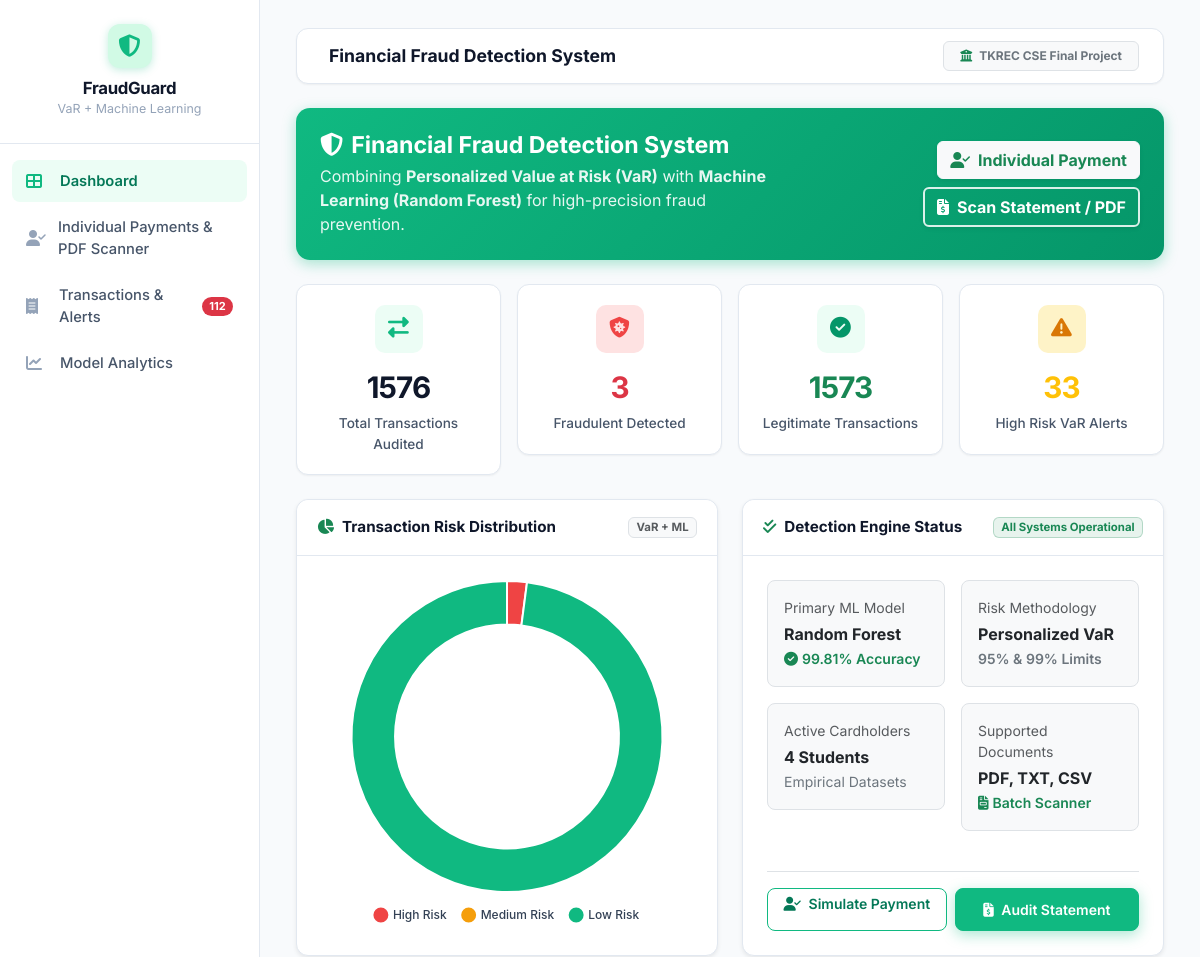
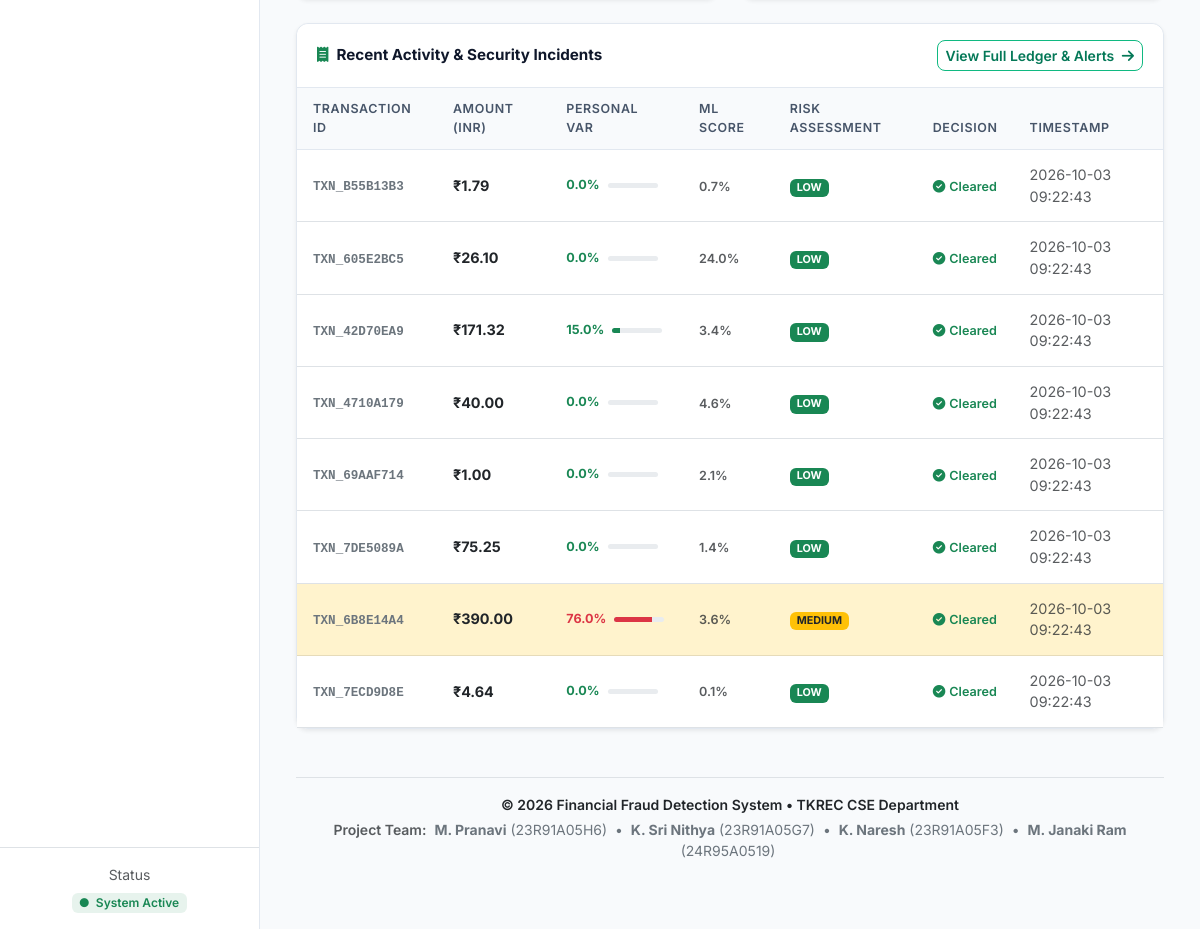
The page / on the database its author committed (2 pictures, top to bottom).
### tables this page shows
CREATE TABLE transactions (
            id INTEGER PRIMARY KEY AUTOINCREMENT,
            transaction_id TEXT UNIQUE,
            amount REAL,
            time_stamp TEXT,
            features TEXT,
            var_risk_score REAL,
            ml_prediction INTEGER,
            fraud_probability REAL,
            risk_level TEXT,
            created_at TIMESTAMP DEFAULT CURRENT_TIMESTAMP
        );

### app.py (the view)
@app.route('/')
def dashboard():
    try:
        with DBManager() as db:
            stats = db.get_dashboard_stats()
            recent_alerts = db.get_alerts(limit=5)
            recent_transactions = db.get_transactions(limit=10)
            customers = get_all_customers()
            return render_template('index.html',
                                   stats=stats,
                                   recent_alerts=recent_alerts,
                                   recent_transactions=recent_transactions,
                                   customers=customers)
    except Exception as e:
        flash(f"Error loading dashboard: {str(e)}", "error")
        return render_template('index.html',
                               stats={'total_transactions': 0, 'fraud_count': 0,
                                      'legitimate_count': 0, 'high_risk_count': 0,
                                      'recent_alerts_count': 0},
                               recent_alerts=[], recent_transactions=[],
                               customers=get_all_customers())

### templates/index.html
{% extends "base.html" %}
{% block content %}
<div class="hero-card p-4 mb-4">
    <div class="row align-items-center">
        <div class="col-lg-7">
            <h3 class="mb-1"><i class="fas fa-shield-alt me-2"></i>Financial Fraud Detection System</h3>
            <p class="mb-0">Combining <strong>Personalized Value at Risk (VaR)</strong> with <strong>Machine Learning (Random Forest)</strong> for high-precision fraud prevention.</p>
        </div>
        <div class="col-lg-5 text-lg-end mt-3 mt-lg-0 d-flex flex-wrap gap-2 justify-content-lg-end">
            <a href="{{ url_for('individual_payments') }}" class="btn btn-light text-success fw-bold shadow-sm">
                <i class="fas fa-user-check me-1"></i> Individual Payment
            </a>
            <a href="{{ url_for('scan_document') }}" class="btn btn-outline-light text-white fw-bold shadow-sm" style="border: 2px solid rgba(255,255,255,0.85);">
                <i class="fas fa-file-invoice-dollar me-1"></i> Scan Statement / PDF
            </a>
        </div>
    </div>
</div>
<div class="row g-3 mb-4">
    <div class="col-sm-6 col-xl-3">
        <div class="stat-card">
            <div class="stat-icon" style="background-color: #ecfdf5; color: #10b981;">
                <i class="fas fa-exchange-alt"></i>
            </div>
            <div class="stat-value">{{ stats.get('total_transactions', 0) }}</div>
            <div class="stat-label">Total Transactions Audited</div>
        </div>
    </div>
    <div class="col-sm-6 col-xl-3">
        <div class="stat-card">
            <div class="stat-icon" style="background-color: #fee2e2; color: #ef4444;">
                <i class="fas fa-shield-virus"></i>
            </div>
            <div class="stat-value text-danger">{{ stats.get('fraud_count', 0) }}</div>
            <div class="stat-label">Fraudulent Detected</div>
        </div>
    </div>
    <div class="col-sm-6 col-xl-3">
        <div class="stat-card">
            <div class="stat-icon" style="background-color: #ecfdf5; color: #059669;">
                <i class="fas fa-check-circle"></i>
            </div>
            <div class="stat-value text-success">{{ stats.get('legitimate_count', 0) }}</div>
            <div class="stat-label">Legitimate Transactions</div>
        </div>
    </div>
    <div class="col-sm-6 col-xl-3">
        <div class="stat-card">
            <div class="stat-icon" style="background-color: #fef3c7; color: #d97706;">
                <i class="fas fa-exclamation-triangle"></i>
            </div>
            <div class="stat-value text-warning">{{ stats.get('high_risk_count', 0) }}</div>
            <div class="stat-label">High Risk VaR Alerts</div>
        </div>
    </div>
</div>
<div class="row g-4 mb-4">
    <div class="col-lg-6">
        <div class="card h-100 shadow-sm">
            <div class="card-header bg-white d-flex justify-content-between align-items-center py-3">
                <span class="fw-bold"><i class="fas fa-chart-pie me-2 text-success"></i>Transaction Risk Distribution</span>
                <span class="badge bg-light text-muted border">VaR + ML</span>
            </div>
            <div class="card-body p-4" style="height: 280px; position: relative;">
                {% if stats.get('total_transactions', 0) > 0 %}
                <canvas id="riskDoughnut"></canvas>
                {% else %}
                <div class="d-flex align-items-center justify-content-center h-100 text-muted">
                    <p><i class="fas fa-info-circle me-1"></i> No transactions logged yet.</p>
                </div>
                {% endif %}
            </div>
        </div>
    </div>
    <div class="col-lg-6">
        <div class="card h-100 shadow-sm">
            <div class="card-header bg-white d-flex justify-content-between align-items-center py-3">
                <span class="fw-bold"><i class="fas fa-check-double text-success me-2"></i>Detection Engine Status</span>
                <span class="badge bg-success bg-opacity-10 text-success border border-success border-opacity-25">All Systems Operational</span>
            </div>
            <div class="card-body p-4 d-flex flex-column justify-content-between">
                <div class="row g-3">
                    <div class="col-6">
                        <div class="p-3 bg-light rounded-3 border">
                            <span class="text-muted small d-block mb-1">Primary ML Model</span>
                            <span class="fw-bold text-dark fs-6 d-block">Random Forest</span>
                            <small class="text-success fw-semibold"><i class="fas fa-check-circle me-1"></i>99.81% Accuracy</small>
                        </div>
                    </div>
                    <div class="col-6">
                        <div class="p-3 bg-light rounded-3 border">
                            <span class="text-muted small d-block mb-1">Risk Methodology</span>
                            <span class="fw-bold text-dark fs-6 d-block">Personalized VaR</span>
                            <small class="text-secondary fw-semibold">95% & 99% Limits</small>
                        </div>
                    </div>
                    <div class="col-6">
                        <div class="p-3 bg-light rounded-3 border">
                            <span class="text-muted small d-block mb-1">Active Cardholders</span>
                            <span class="fw-bold text-dark fs-6 d-block">4 Students</span>
                            <small class="text-secondary">Empirical Datasets</small>
                        </div>
                    </div>
                    <div class="col-6">
                        <div class="p-3 bg-light rounded-3 border">
                            <span class="text-muted small d-block mb-1">Supported Documents</span>
                            <span class="fw-bold text-dark fs-6 d-block">PDF, TXT, CSV</span>
                            <small class="text-success fw-semibold"><i class="fas fa-file-invoice me-1"></i>Batch Scanner</small>
                        </div>
                    </div>
                </div>
                <div class="d-flex gap-2 mt-3 pt-3 border-top">
                    <a href="{{ url_for('individual_payments') }}" class="btn btn-outline-green btn-sm flex-grow-1">
                        <i class="fas fa-user-check me-1"></i> Simulate Payment
                    </a>
                    <a href="{{ url_for('scan_document') }}" class="btn btn-green btn-sm flex-grow-1">
                        <i class="fas fa-file-invoice-dollar me-1"></i> Audit Statement
                    </a>
                </div>
            </div>
        </div>
    </div>
</div>
<div class="card shadow-sm mb-4">
    <div class="card-header bg-white d-flex justify-content-between align-items-center py-3">
        <span class="fw-bold"><i class="fas fa-receipt text-success me-2"></i>Recent Activity & Security Incidents</span>
        <a href="{{ url_for('transactions') }}" class="btn btn-sm btn-outline-green">
            View Full Ledger & Alerts <i class="fas fa-arrow-right ms-1"></i>
        </a>
    </div>
    <div class="card-body p-0">
        {% if recent_transactions %}
        <div class="table-responsive">
            <table class="table table-hover align-middle mb-0">
                <thead class="table-light">
                    <tr>
                        <th>Transaction ID</th>
                        <th>Amount (INR)</th>
                        <th>Personal VaR</th>
                        <th>ML Score</th>
                        <th>Risk Assessment</th>
                        <th>Decision</th>
                        <th>Timestamp</th>
                    </tr>
                </thead>
                <tbody>
                    {% for tx in recent_transactions[:8] %}
                    <tr class="{{ 'table-danger table-opacity-10' if tx.risk_level == 'HIGH' else 'table-warning table-opacity-10' if tx.risk_level == 'MEDIUM' else '' }}">
                        <td><code class="text-secondary fw-semibold">{{ tx.transaction_id }}</code></td>
                        <td class="fw-bold text-dark">₹{{ "{:,.2f}".format(tx.amount or 0) }}</td>
                        <td>
                            <div class="d-flex align-items-center gap-2">
                                <span class="small fw-bold {{ 'text-danger' if (tx.var_risk_score or 0) > 0.7 else 'text-warning' if (tx.var_risk_score or 0) > 0.4 else 'text-success' }}">
                                    {{ "%.1f"|format((tx.var_risk_score or 0) * 100) }}%
                                </span>
                                <div class="progress" style="height: 5px; width: 50px;">
                                    <div class="progress-bar {{ 'bg-danger' if (tx.var_risk_score or 0) > 0.7 else 'bg-warning' if (tx.var_risk_score or 0) > 0.4 else 'bg-success' }}"
                                         style="width: {{ (tx.var_risk_score or 0) * 100 }}%;"></div>
                                </div>
                            </div>
                        </td>
                        <td>
                            <span class="small fw-semibold {{ 'text-danger' if (tx.fraud_probability or 0) > 0.5 else 'text-muted' }}">
                                {{ "%.1f"|format((tx.fraud_probability or 0) * 100) }}%
                            </span>
                        </td>
                        <td>
                            {% if tx.risk_level == 'HIGH' %}
                                <span class="badge bg-danger">HIGH RISK</span>
                            {% elif tx.risk_level == 'MEDIUM' %}
                                <span class="badge bg-warning text-dark">MEDIUM</span>
                            {% else %}
                                <span class="badge bg-success">LOW</span>
                            {% endif %}
                        </td>
                        <td>
                            {% if tx.ml_prediction == 1 or tx.risk_level == 'HIGH' %}
                                <span class="text-danger fw-semibold small"><i class="fas fa-shield-virus me-1"></i>Flagged</span>
                            {% else %}
                                <span class="text-success fw-semibold small"><i class="fas fa-check-circle me-1"></i>Cleared</span>
                            {% endif %}
                        </td>
                        <td class="text-muted small">{{ tx.created_at or tx.time_stamp }}</td>
                    </tr>
                    {% endfor %}
                </tbody>
            </table>
        </div>
        {% else %}
        <div class="p-5 text-center text-muted">
            <i class="fas fa-shield-alt fa-3x mb-3 text-muted opacity-50"></i>
            <p class="mb-0">No transactions recorded yet. Click 'Individual Payment' to simulate a transaction.</p>
        </div>
        {% endif %}
    </div>
</div>
{% endblock %}
{% block scripts %}
<script>
{% if stats.get('total_transactions', 0) > 0 %}
// Risk Level Doughnut Chart
renderDoughnutChart('riskDoughnut',
    ['High Risk', 'Medium Risk', 'Low Risk'],
    [{{ stats.get('high_risk_count', 0) }},
     {{ stats.get('medium_risk_count', 0) or 0 }},
     {{ stats.get('legitimate_count', 0) }}],
    ['#ef4444', '#f59e0b', '#10b981']
);
{% endif %}
</script>
{% endblock %}

### templates/base.html (shortened to what this page needs)
<!DOCTYPE html>
<html lang="en">
<head>
    <link href="https://cdn.jsdelivr.net/npm/bootstrap@5.3.0/dist/css/bootstrap.min.css" rel="stylesheet">
    <link rel="stylesheet" href="https://cdnjs.cloudflare.com/ajax/libs/font-awesome/6.4.0/css/all.min.css">
    <link rel="stylesheet" href="{{ url_for('static', filename='css/style.css') }}">
</head>
<body>
<div class="wrapper">
    <nav id="sidebar">
        <div class="sidebar-header">
            <div class="brand-icon">
                <i class="fas fa-shield-alt"></i>
            </div>
            <h5>FraudGuard</h5>
            <small>VaR + Machine Learning</small>
        </div>
        <ul class="components">
            <li class="{% if request.endpoint == 'dashboard' %}active{% endif %}">
                <a href="{{ url_for('dashboard') }}">
                    <i class="fas fa-th-large"></i> Dashboard
                </a>
            </li>
            <li class="{% if request.endpoint in ['individual_payments', 'make_transaction', 'profiles', 'scan_document'] %}active{% endif %}">
                <a href="{{ url_for('individual_payments') }}">
                    <i class="fas fa-user-check"></i> Individual Payments & PDF Scanner
                </a>
            </li>
            <li class="{% if request.endpoint in ['transactions', 'alerts_page'] %}active{% endif %}">
                <a href="{{ url_for('transactions') }}">
                    <i class="fas fa-receipt"></i> Transactions & Alerts
                    {% if unread_alerts_count and unread_alerts_count > 0 %}
                    <span class="badge bg-danger rounded-pill ms-auto">{{ unread_alerts_count }}</span>
                    {% endif %}
                </a>
            </li>
            <li class="{% if request.endpoint == 'analytics' %}active{% endif %}">
                <a href="{{ url_for('analytics') }}">
                    <i class="fas fa-chart-line"></i> Model Analytics
                </a>
            </li>
        </ul>
        <div class="p-3 border-top mt-auto text-center">
            <small class="text-muted d-block mb-1">Status</small>
            <span class="badge bg-success bg-opacity-10 text-success fw-semibold px-2 py-1">
                 System Active
            </span>
        </div>
    </nav>
    <div id="content">
        <div class="top-navbar">
            <div class="navbar-brand">
                 Financial Fraud Detection System
            </div>
            <div class="d-flex align-items-center gap-2">
                <span class="badge bg-light text-secondary border px-3 py-2">
                    <i class="fas fa-university text-success me-1"></i> TKREC CSE Final Project
                </span>
            </div>
        </div>
        {% block content %}{% endblock %}
        <footer class="text-center text-muted mt-5 mb-4 py-3 border-top">
            <small class="d-block mb-1 text-dark fw-semibold">&copy; 2026 Financial Fraud Detection System &bull; TKREC CSE Department</small>
            <div class="small text-secondary">
                <span class="fw-semibold text-muted">Project Team:</span>
                <span class="mx-1"><strong>M. Pranavi</strong> (23R91A05H6)</span> &bull;
                <span class="mx-1"><strong>K. Sri Nithya</strong> (23R91A05G7)</span> &bull;
                <span class="mx-1"><strong>K. Naresh</strong> (23R91A05F3)</span> &bull;
                <span class="mx-1"><strong>M. Janaki Ram</strong> (24R95A0519)</span>
            </div>
        </footer>
    </div>
</div>
{% block scripts %}{% endblock %}
</body>
</html>

### rows shown on the page
transactions: transaction_id "TXN_B55B13B3", amount "1.79", (tx.var_risk_scoreor0)*100 "0.0", (tx.fraud_probabilityor0)*100 "0.7", risk_level "LOW", ml_prediction 0 (drawn), created_at "2026-10-03 09:22:43"
transactions: transaction_id "TXN_605E2BC5", amount "26.10", (tx.var_risk_scoreor0)*100 "0.0", (tx.fraud_probabilityor0)*100 "24.0", risk_level "LOW", ml_prediction 0 (drawn), created_at "2026-10-03 09:22:43"
transactions: transaction_id "TXN_42D70EA9", amount "171.32", (tx.var_risk_scoreor0)*100 "15.0", (tx.fraud_probabilityor0)*100 "3.4", risk_level "LOW", ml_prediction 0 (drawn), created_at "2026-10-03 09:22:43"
transactions: transaction_id "TXN_4710A179", amount "40.00", (tx.var_risk_scoreor0)*100 "0.0", (tx.fraud_probabilityor0)*100 "4.6", risk_level "LOW", ml_prediction 0 (drawn), created_at "2026-10-03 09:22:43"
transactions: transaction_id "TXN_69AAF714", amount "1.00", (tx.var_risk_scoreor0)*100 "0.0", (tx.fraud_probabilityor0)*100 "2.1", risk_level "LOW", ml_prediction 0 (drawn), created_at "2026-10-03 09:22:43"
transactions: transaction_id "TXN_7DE5089A", amount "75.25", (tx.var_risk_scoreor0)*100 "0.0", (tx.fraud_probabilityor0)*100 "1.4", risk_level "LOW", ml_prediction 0 (drawn), created_at "2026-10-03 09:22:43"
transactions: transaction_id "TXN_6B8E14A4", amount "390.00", (tx.var_risk_scoreor0)*100 "76.0", (tx.fraud_probabilityor0)*100 "3.6", risk_level "MEDIUM", ml_prediction 0 (drawn), created_at "2026-10-03 09:22:43"
transactions: transaction_id "TXN_7ECD9D8E", amount "4.64", (tx.var_risk_scoreor0)*100 "0.0", (tx.fraud_probabilityor0)*100 "0.1", risk_level "LOW", ml_prediction 0 (drawn), created_at "2026-10-03 09:22:43"

### other values the page prints
{{ unread_alerts_count }} "112"
{{ stats.get('total_transactions', 0) }} "1576"
{{ stats.get('fraud_count', 0) }} "3"
{{ stats.get('legitimate_count', 0) }} "1573"
{{ stats.get('high_risk_count', 0) }} "33"
chart data {{ stats.get('high_risk_count', 0) }} 33
chart data {{ stats.get('medium_risk_count', 0) or 0 }} 0
chart data {{ stats.get('legitimate_count', 0) }} 1573
